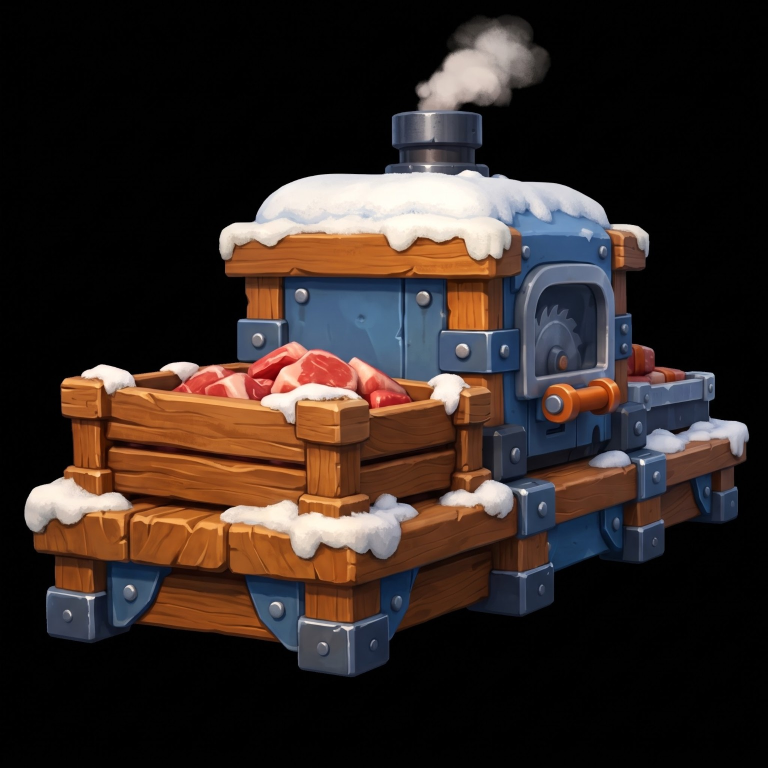
#> input picture Docs/Art/SourceReferences/T05/32451.jpg, 1536 x 1536 px (shown at 1/2 size)
$ python build_r38_owner_projection.py --source-dir ../../../Docs/Art/SourceReferences/T05 --out out.png
#> lines starting #> are read from the running program, lines starting #| are printed output that depends on the picture; after the words box and inside, x2 and y2 are one past the last pixel; in counts of white or black regions, pixels touching at a corner belong together
#!/usr/bin/env python3
"""T05 R38: watertight, source-image textured MULTI-VIEW geometry proof.

Photocarving + original-pixel UV projection from 3 real renders. No AI invented
texture, no manually assembled model and NO assertion of source-fidelity/approval.
The geometry remains fused; unobserved side fails, hence non-shipping only.
"""
import argparse,hashlib,json
from pathlib import Path
import numpy as np
from scipy import ndimage as ndi
from skimage.measure import marching_cubes
from PIL import Image
import trimesh
from trimesh.visual.texture import TextureVisuals
from trimesh.visual.material import PBRMaterial

LOCKED={
 "32451.jpg":"70e9e04c329797490b19aaa383865a5a2e20129bd1e0250a6997b170fb0510e4",
 "32450.jpg":"5b1831d03575e705f1baf5af5d4ac4b4ecd62e364b4287c7f841965625d4d719",
 "32441.png":"0ff99199e1eb4bedeffe4d9953f5253a97e49366a2118d5976132c9137d93510"}
VIEWS={'front':('32451.jpg',30.,15.,175),
       'right':('32450.jpg',90.,7.,160),
       'rear':('32441.png',180.,7.,137)}
def run(refs,out):
#> called with refs = '../../../Docs/Art/SourceReferences/T05', out = 'out.png'
    refs=Path(refs);out=Path(out);out.mkdir(parents=True,exist_ok=True)
    cameras={}
    for name,(filename,az,el,cut) in VIEWS.items():
        original=refs/filename
        sha=hashlib.sha256(original.read_bytes()).hexdigest()
        assert sha==LOCKED[filename],f'Wrong owner source: {filename}'
        rgb=np.asarray(Image.open(original).convert('RGB'))
#> rgb is the input picture: shape (1536, 1536, 3); mean R, G, B 51.7, 40.5, 36.3
        H,W=rgb.shape[:2]
#> H = 1536; W = 1536
        fg=rgb.max(axis=2)>28;fg[:cut]=False # no animated smoke geometry
#> after `fg = rgb.max(axis=2) > 28`:
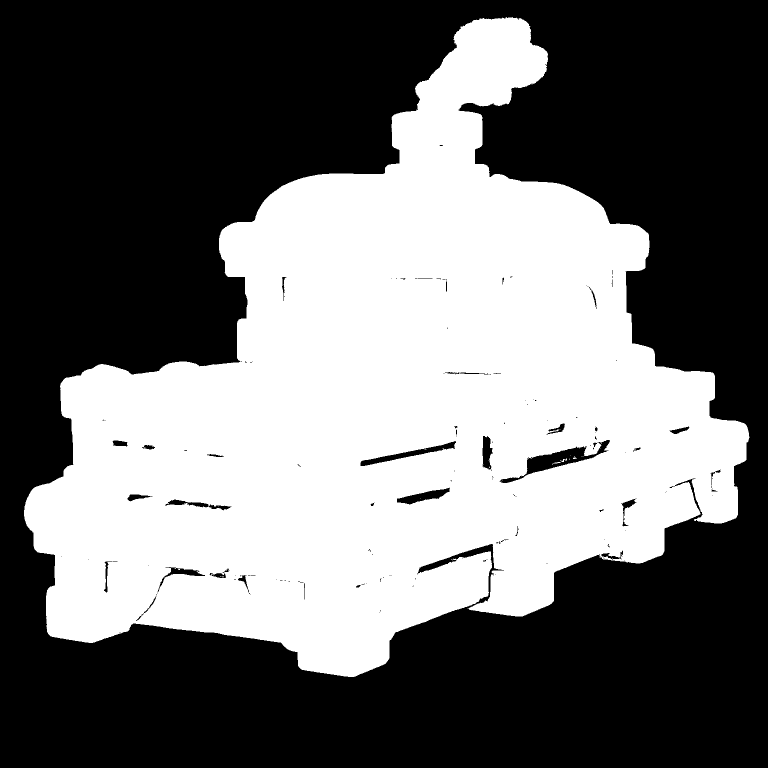
#> fg: shape (1536, 1536) bool (shown at 1/2 size); 42.3% white; 29 white regions (26 under 20 px), largest, box (x1, y1, x2, y2) and area: (48, 34, 1499, 1354) 996751, (1105, 924, 1122, 927) 28, (1120, 918, 1130, 924) 25
#> after `fg[:cut] = False`:
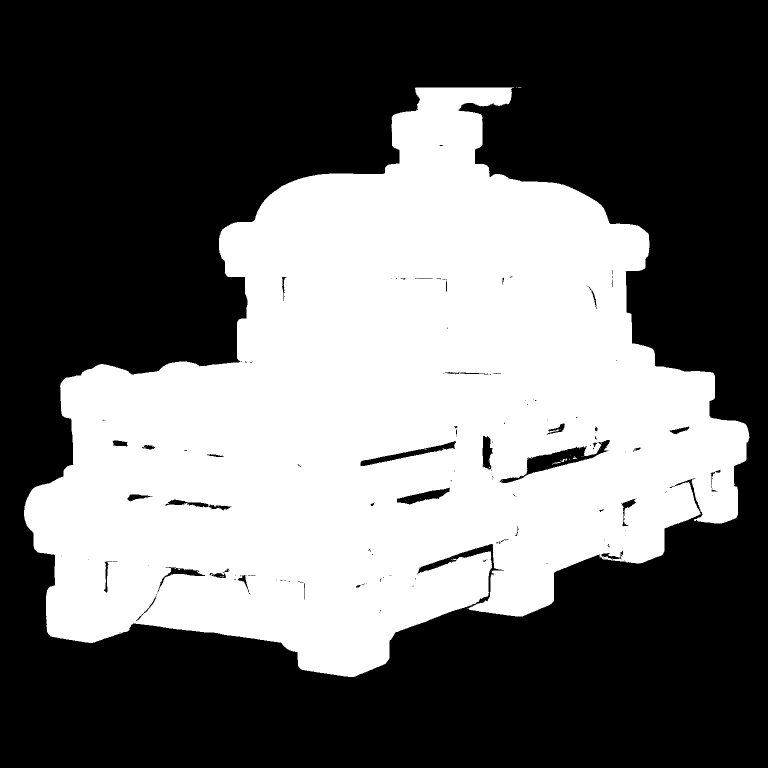
#> fg: shape (1536, 1536) bool (shown at 1/2 size); 41.2% white; 30 white regions (27 under 20 px), largest, box (x1, y1, x2, y2) and area: (48, 175, 1499, 1354) 971594, (1105, 924, 1122, 927) 28, (1120, 918, 1130, 924) 25
        labels,_=ndi.label(fg)
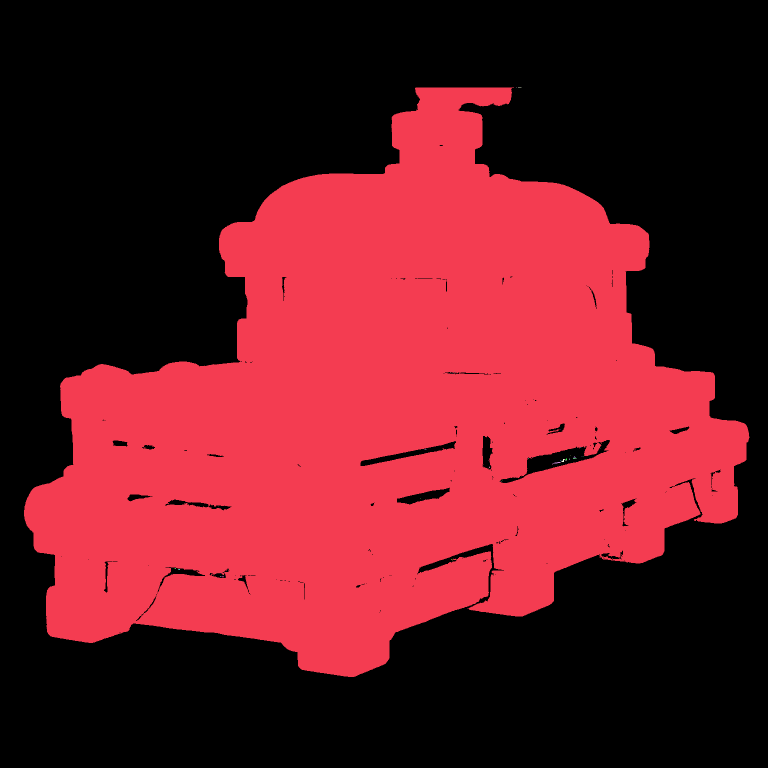
#> labels: shape (1536, 1536) int32 (shown at 1/2 size); 42 distinct labels, from 0 to 41; one colour per label, 0 black
        counts=np.bincount(labels.ravel());counts[0]=0
#> after `counts = np.bincount(labels.ravel())`: counts = 42 values, max 1387563 at index 0, min 1 at index 2, mean 56173.7
        fg=ndi.binary_fill_holes(ndi.binary_closing(labels==counts.argmax(),iterations=3))
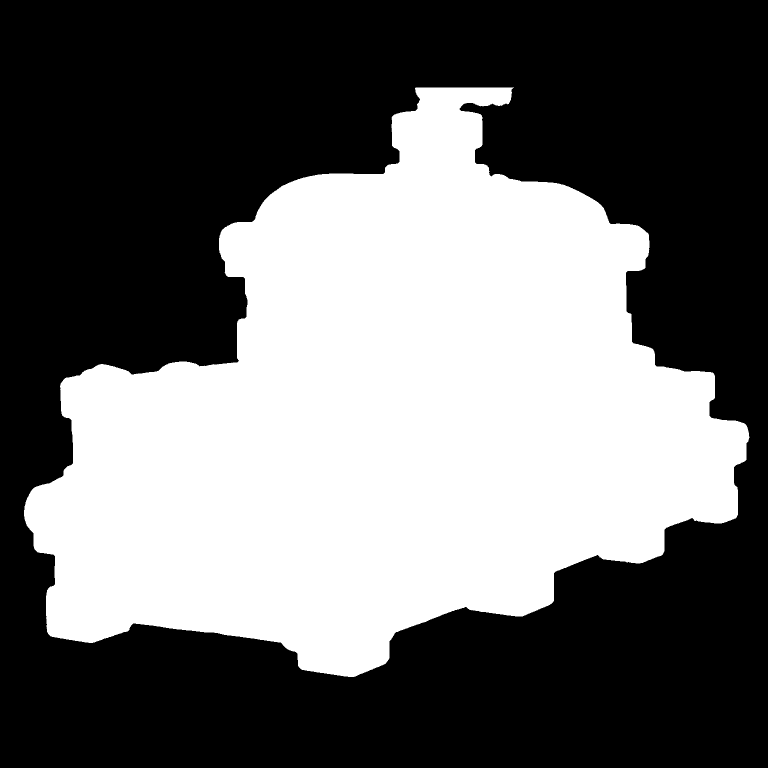
#> fg: shape (1536, 1536) bool (shown at 1/2 size); 41.9% white; 1 white region, box (x1, y1, x2, y2) and area: (48, 175, 1499, 1354) 989181
        y,x=np.nonzero(fg)
        assert len(x)>30000,(name,len(x))
        bounds=(int(x.min()),int(y.min()),int(x.max()+1),int(y.max()+1))
#> bounds = (48, 175, 1499, 1354)
        theta=np.deg2rad(az);phi=np.deg2rad(el)
        look=np.array([np.sin(theta)*np.cos(phi),np.sin(phi),np.cos(theta)*np.cos(phi)])
        right=np.cross([0,1,0],look);right/=np.linalg.norm(right)
        up=np.cross(look,right);up/=np.linalg.norm(up)
        centers=((bounds[0]+bounds[2])/2,(bounds[1]+bounds[3])/2)
#> centers = (773.5, 764.5)
        scales=((bounds[2]-bounds[0])/(4.1 if name!='right' else 3.0),(bounds[3]-bounds[1])/3.05)
#> scales = (353.9, 386.6)
        cameras[name]=dict(mask=fg,rgb=rgb,width=W,height=H,bounds=bounds,look=look,right=right,up=up,center=centers,scale=scales)
        Image.fromarray(fg.astype('uint8')*255).save(out/(name+'_source_mask.png'))
#> pass 2 of the loop in run, `for name,(filename,az,el,cut) in VIEWS.items():`:
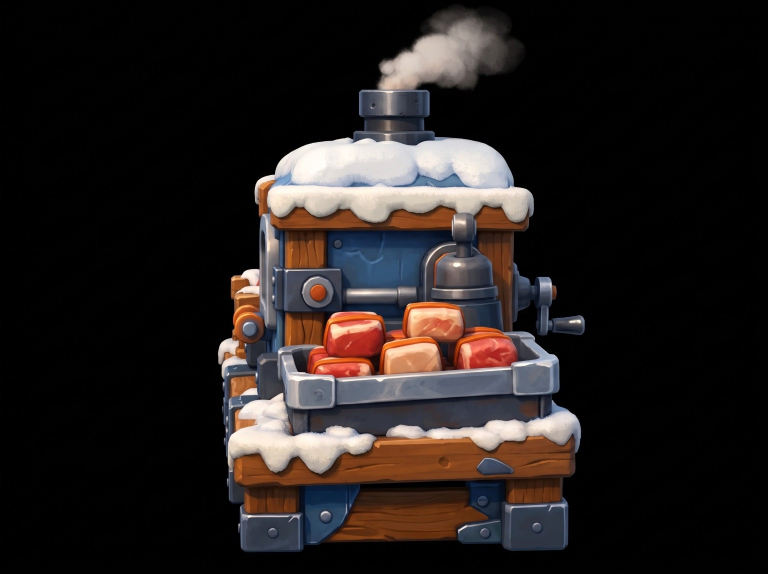
#> input picture Docs/Art/SourceReferences/T05/32450.jpg, 1536 x 1147 px (shown at 1/2 size)
#> in run, rgb is the input picture: shape (1147, 1536, 3); mean R, G, B 37.3, 31.4, 29.9
#> in run, `labels,_=ndi.label(fg)`:
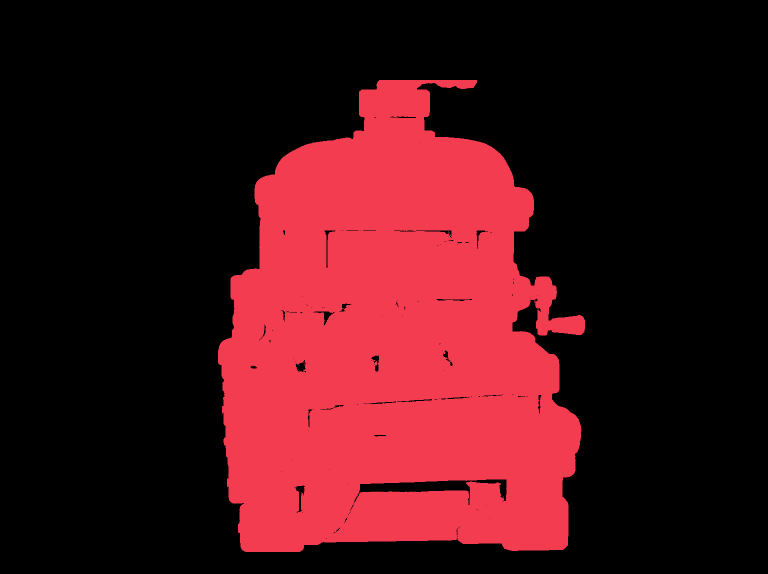
#> labels: shape (1147, 1536) int32 (shown at 1/2 size); 15 distinct labels, from 0 to 14; one colour per label, 0 black
#> counts = [1256616, 505159, 1, 1, 1, 2, 1, 3, 1, 1, 1, 1, 2, 1, 1]
#> in run, `fg=ndi.binary_fill_holes(ndi.binary_closing(labels==counts.argmax(),it..`:
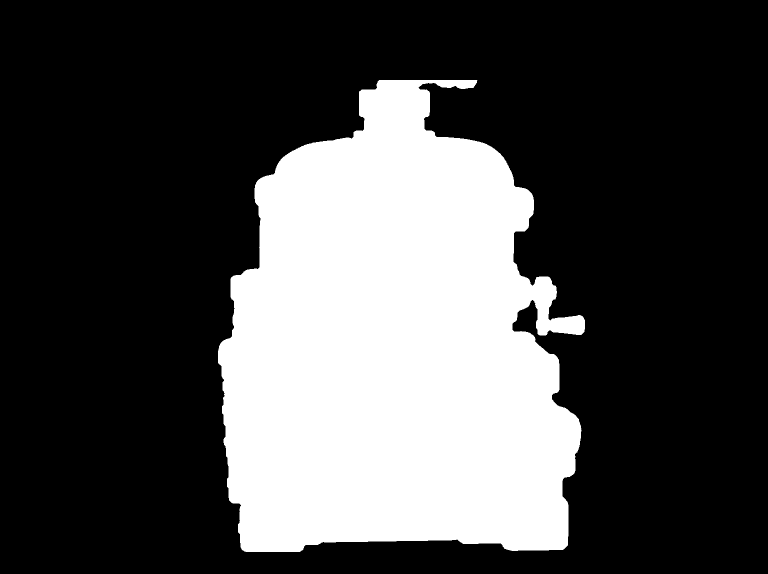
#> fg: shape (1147, 1536) bool (shown at 1/2 size); 29.2% white; 1 white region, box (x1, y1, x2, y2) and area: (436, 160, 1170, 1104) 514075
#> bounds = (436, 160, 1170, 1104)
#> centers = (803, 632)
#> scales = (244.7, 309.5)
#> pass 3 of the loop in run, `for name,(filename,az,el,cut) in VIEWS.items():`:
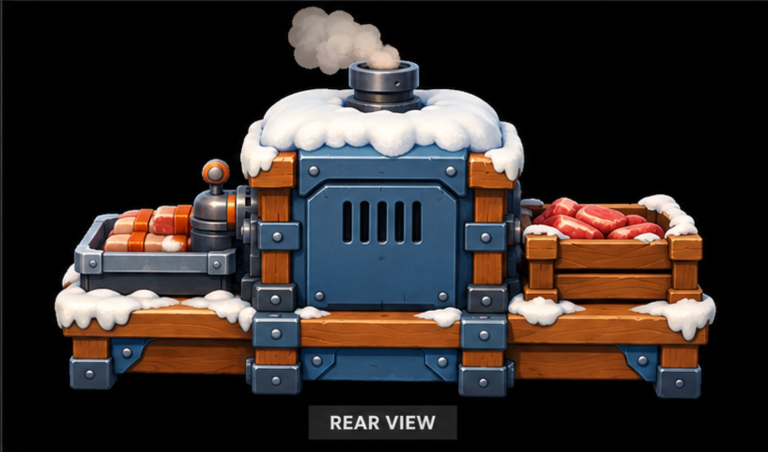
#> input picture Docs/Art/SourceReferences/T05/32441.png, 1536 x 903 px (shown at 1/2 size)
#> in run, rgb is the input picture: shape (903, 1536, 3); mean R, G, B 52.2, 44.4, 41.8
#> in run, `labels,_=ndi.label(fg)`:
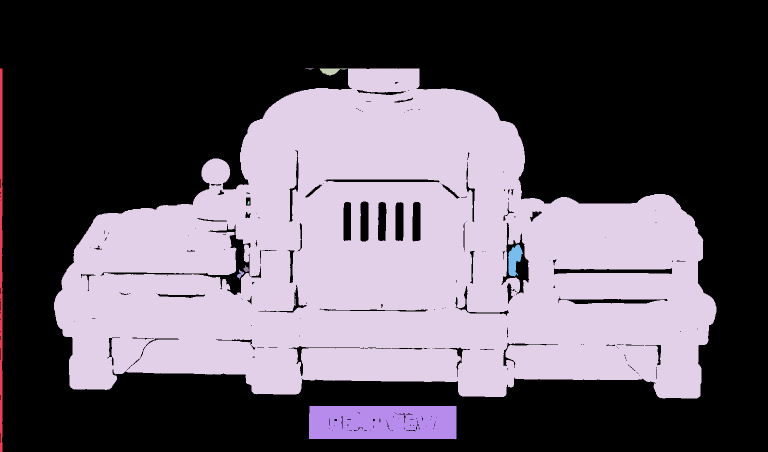
#> labels: shape (903, 1536) int32 (shown at 1/2 size); 15 distinct labels, from 0 to 14; one colour per label, 0 black
#> counts = [805645, 3579, 21, 415, 556847, 23, 1, 4, 1161, 89, 115, 2, 1, 19104, 1]
#> in run, `fg=ndi.binary_fill_holes(ndi.binary_closing(labels==counts.argmax(),it..`:
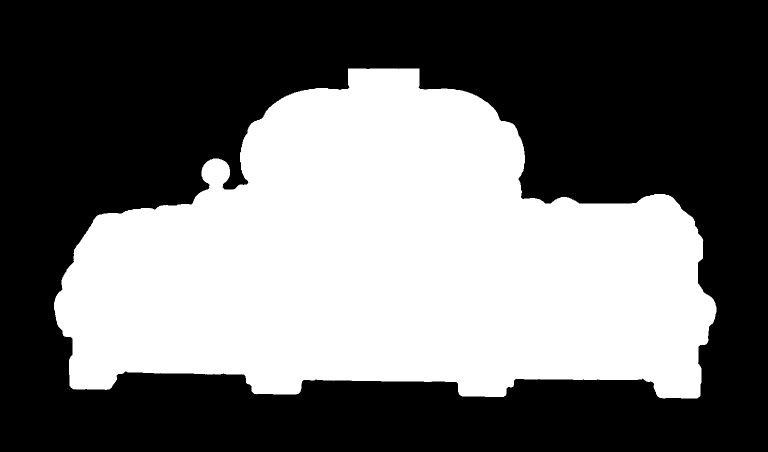
#> fg: shape (903, 1536) bool (shown at 1/2 size); 42.1% white; 1 white region, box (x1, y1, x2, y2) and area: (108, 137, 1433, 797) 583890
#> bounds = (108, 137, 1433, 797)
#> centers = (770.5, 467)
#> scales = (323.2, 216.4)
    xs=np.linspace(-2.2,2.2,175,dtype=np.float32)
    ys=np.linspace(0,3.1,130,dtype=np.float32)
    zs=np.linspace(-1.6,1.6,120,dtype=np.float32)
    X,Y,Z=np.meshgrid(xs,ys,zs,indexing='ij')
    hull=np.ones(X.shape,bool)
    for name,c in cameras.items():
        right,up=c['right'],c['up']
        px=X*right[0]+(Y-1.55)*right[1]+Z*right[2]
        py=X*up[0]+(Y-1.55)*up[1]+Z*up[2]
        u=np.rint(c['center'][0]+px*c['scale'][0]).astype(np.int32)
        v=np.rint(c['center'][1]-py*c['scale'][1]).astype(np.int32)
        valid=(u>=0)&(u<c['width'])&(v>=0)&(v<c['height'])
        observed=np.zeros(hull.shape,bool);observed[valid]=c['mask'][v[valid],u[valid]]
        hull&=observed
#> this loop made 3 passes
#> (name, right, up) on passes 1 to 3: ('front', [0.866, 0, -0.5], [-0.129, 0.966, -0.224]), ('right', [6.12e-17, 0, -1], [-0.122, 0.993, -7.46e-18]), ('rear', [-1, 0, -1.22e-16], [-1.49e-17, 0.993, 0.122])
    assert hull.sum()>1000,'Original views cannot be carved with these uncalibrated camera assumptions'
    scalar=np.pad(ndi.gaussian_filter(hull.astype('float32'),.7),2)
    pitch=(xs[1]-xs[0],ys[1]-ys[0],zs[1]-zs[0])
    verts,faces,_,_=marching_cubes(scalar,.48,spacing=pitch)
    verts+=np.array([xs[0]-2*pitch[0],ys[0]-2*pitch[1],zs[0]-2*pitch[2]])
    raw=trimesh.Trimesh(vertices=verts,faces=faces,process=False)
    raw.fix_normals()
    assert raw.is_watertight
    strengths=np.column_stack([np.maximum(0,raw.face_normals@c['look']) for c in cameras.values()])
    which=np.argmax(strengths,axis=1)
    scene=trimesh.Scene()
    for idx,(name,c) in enumerate(cameras.items()):
        original=raw.faces[np.where(which==idx)[0]]
        vertex_ids,remapped=np.unique(original.ravel(),return_inverse=True)
        xyz=raw.vertices[vertex_ids]
        px=(xyz-np.array([0,1.55,0]))@c['right']
        py=(xyz-np.array([0,1.55,0]))@c['up']
        u=(c['center'][0]+px*c['scale'][0])/(c['width']-1)
        v=1-(c['center'][1]-py*c['scale'][1])/(c['height']-1)
        uv=np.clip(np.column_stack((u,v)),0,1)
        texture=Image.fromarray(c['rgb'])
        mat=PBRMaterial(name='OWNER_SOURCE_'+name,baseColorTexture=texture,metallicFactor=0,roughnessFactor=1,doubleSided=True)
        part=trimesh.Trimesh(vertices=xyz,faces=remapped.reshape(-1,3),process=False,
            visual=TextureVisuals(uv=uv,material=mat))
        scene.add_geometry(part,node_name=name+'_owner_source',geom_name=name+'_owner_image_projection')
    glb=out/'T05_R38_SOURCE_PROJECTED_UNAPPROVED.glb'
    glb.write_bytes(scene.export(file_type='glb'))
    audit={'status':'ACTUAL_THREE_OWNER_IMAGES_PROJECTED_TO_WATERTIGHT_3D__ART_CRITIC_FAIL',
        'owner_original_sha256':LOCKED,'model_sha256':hashlib.sha256(glb.read_bytes()).hexdigest(),
        'triangles':len(raw.faces),'watertight':True,
        'material_original_image_count':3,'camera_poses_calibrated':False,
        'geometry_has_separate_saw_meat_wood_snow_components':False,
        'hidden_left_reference_exists':False,'source_video_motion_complete':False,
        'art_critic_passed':False,'owner_approved':False,'shipping_asset_modified':False,
        'warning':'Source view appearance can resemble originals, but orbit reveals missing volume, seams, and undefined hidden surfaces. NEVER ship as the actual finished cooker.'}
    (out/'STATUS.json').write_text(json.dumps(audit,indent=2)+'\n')
    print(json.dumps(audit,indent=2))
    return glb
if __name__=='__main__':
    p=argparse.ArgumentParser();p.add_argument('--source-dir',required=True);p.add_argument('--out',required=True)
    a=p.parse_args();run(a.source_dir,a.out)
#> (the call stopped at in run, `raw=trimesh.Trimesh(vertices=verts,faces=faces,process=False)`: trimesh is not available in this run)
